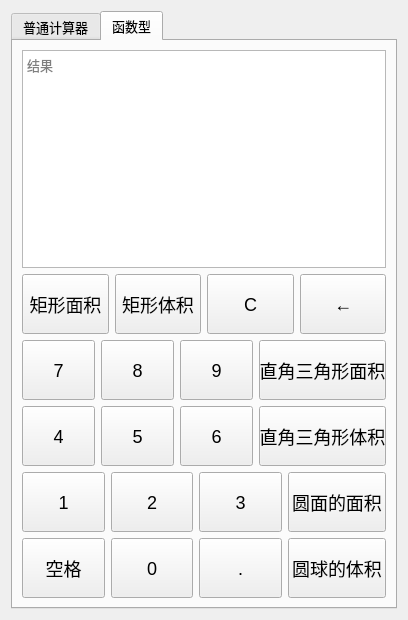
<?xml version="1.0" encoding="UTF-8"?>
<ui version="4.0">
 <class>Form</class>
 <widget class="QWidget" name="Form">
  <property name="geometry">
   <rect>
    <x>0</x>
    <y>0</y>
    <width>408</width>
    <height>620</height>
   </rect>
  </property>
  <property name="windowTitle">
   <string>Form</string>
  </property>
  <layout class="QVBoxLayout" name="verticalLayout_7">
   <item>
    <widget class="QTabWidget" name="tabWidget">
     <property name="font">
      <font>
       <family>Adobe Devanagari</family>
       <pointsize>10</pointsize>
      </font>
     </property>
     <property name="currentIndex">
      <number>1</number>
     </property>
     <widget class="QWidget" name="tab">
      <attribute name="title">
       <string>普通计算器</string>
      </attribute>
      <layout class="QVBoxLayout" name="verticalLayout_6">
       <item>
        <layout class="QVBoxLayout" name="verticalLayout">
         <item>
          <widget class="QTextBrowser" name="textBrowser_Cal">
           <property name="placeholderText">
            <string>结果</string>
           </property>
          </widget>
         </item>
         <item>
          <layout class="QHBoxLayout" name="horizontalLayout">
           <property name="topMargin">
            <number>0</number>
           </property>
           <property name="rightMargin">
            <number>0</number>
           </property>
           <property name="bottomMargin">
            <number>0</number>
           </property>
           <item>
            <widget class="QPushButton" name="pushButton_Modulus">
             <property name="minimumSize">
              <size>
               <width>60</width>
               <height>60</height>
              </size>
             </property>
             <property name="font">
              <font>
               <family>Adobe Devanagari</family>
               <pointsize>-1</pointsize>
              </font>
             </property>
             <property name="styleSheet">
              <string notr="true">QPushButton { 
    font-size:18px;
}</string>
             </property>
             <property name="text">
              <string>%</string>
             </property>
            </widget>
           </item>
           <item>
            <widget class="QPushButton" name="pushButton_CE">
             <property name="minimumSize">
              <size>
               <width>60</width>
               <height>60</height>
              </size>
             </property>
             <property name="styleSheet">
              <string notr="true">QPushButton { 
    font-size:18px;
}</string>
             </property>
             <property name="text">
              <string>CE</string>
             </property>
            </widget>
           </item>
           <item>
            <widget class="QPushButton" name="pushButton_C">
             <property name="enabled">
              <bool>true</bool>
             </property>
             <property name="sizePolicy">
              <sizepolicy hsizetype="Minimum" vsizetype="Maximum">
               <horstretch>0</horstretch>
               <verstretch>0</verstretch>
              </sizepolicy>
             </property>
             <property name="minimumSize">
              <size>
               <width>60</width>
               <height>60</height>
              </size>
             </property>
             <property name="maximumSize">
              <size>
               <width>16777215</width>
               <height>16777215</height>
              </size>
             </property>
             <property name="styleSheet">
              <string notr="true">QPushButton { 
    font-size:18px;
}</string>
             </property>
             <property name="text">
              <string>C</string>
             </property>
            </widget>
           </item>
           <item>
            <widget class="QPushButton" name="pushButton_Del">
             <property name="minimumSize">
              <size>
               <width>60</width>
               <height>60</height>
              </size>
             </property>
             <property name="maximumSize">
              <size>
               <width>16777215</width>
               <height>16777215</height>
              </size>
             </property>
             <property name="styleSheet">
              <string notr="true">QPushButton { 
    font-size:18px;
}</string>
             </property>
             <property name="text">
              <string>←</string>
             </property>
            </widget>
           </item>
          </layout>
         </item>
         <item>
          <layout class="QHBoxLayout" name="horizontalLayout_2">
           <item>
            <widget class="QPushButton" name="pushButton_div_x">
             <property name="minimumSize">
              <size>
               <width>60</width>
               <height>60</height>
              </size>
             </property>
             <property name="styleSheet">
              <string notr="true">QPushButton { 
    font-size:18px;
}</string>
             </property>
             <property name="text">
              <string>1/x</string>
             </property>
            </widget>
           </item>
           <item>
            <widget class="QPushButton" name="pushButton_Square">
             <property name="minimumSize">
              <size>
               <width>60</width>
               <height>60</height>
              </size>
             </property>
             <property name="styleSheet">
              <string notr="true">QPushButton { 
    font-size:18px;
}</string>
             </property>
             <property name="text">
              <string>x²</string>
             </property>
            </widget>
           </item>
           <item>
            <widget class="QPushButton" name="pushButton_Sqrt">
             <property name="minimumSize">
              <size>
               <width>60</width>
               <height>60</height>
              </size>
             </property>
             <property name="styleSheet">
              <string notr="true">QPushButton { 
    font-size:18px;
}</string>
             </property>
             <property name="text">
              <string>√x</string>
             </property>
            </widget>
           </item>
           <item>
            <widget class="QPushButton" name="pushButton_Divide">
             <property name="minimumSize">
              <size>
               <width>60</width>
               <height>60</height>
              </size>
             </property>
             <property name="styleSheet">
              <string notr="true">QPushButton { 
    font-size:18px;
}</string>
             </property>
             <property name="text">
              <string>÷</string>
             </property>
            </widget>
           </item>
          </layout>
         </item>
         <item>
          <layout class="QHBoxLayout" name="horizontalLayout_3">
           <item>
            <widget class="QPushButton" name="pushButton_7">
             <property name="minimumSize">
              <size>
               <width>60</width>
               <height>60</height>
              </size>
             </property>
             <property name="styleSheet">
              <string notr="true">QPushButton { 
    font-size:18px;
}</string>
             </property>
             <property name="text">
              <string>7</string>
             </property>
            </widget>
           </item>
           <item>
            <widget class="QPushButton" name="pushButton_8">
             <property name="minimumSize">
              <size>
               <width>60</width>
               <height>60</height>
              </size>
             </property>
             <property name="styleSheet">
              <string notr="true">QPushButton { 
    font-size:18px;
}</string>
             </property>
             <property name="text">
              <string>8</string>
             </property>
            </widget>
           </item>
           <item>
            <widget class="QPushButton" name="pushButton_9">
             <property name="minimumSize">
              <size>
               <width>60</width>
               <height>60</height>
              </size>
             </property>
             <property name="styleSheet">
              <string notr="true">QPushButton { 
    font-size:18px;
}</string>
             </property>
             <property name="text">
              <string>9</string>
             </property>
            </widget>
           </item>
           <item>
            <widget class="QPushButton" name="pushButton_Multiply">
             <property name="minimumSize">
              <size>
               <width>60</width>
               <height>60</height>
              </size>
             </property>
             <property name="styleSheet">
              <string notr="true">QPushButton { 
    font-size:18px;
}</string>
             </property>
             <property name="text">
              <string>×</string>
             </property>
            </widget>
           </item>
          </layout>
         </item>
         <item>
          <layout class="QHBoxLayout" name="horizontalLayout_4">
           <item>
            <widget class="QPushButton" name="pushButton_4">
             <property name="minimumSize">
              <size>
               <width>60</width>
               <height>60</height>
              </size>
             </property>
             <property name="styleSheet">
              <string notr="true">QPushButton { 
    font-size:18px;
}</string>
             </property>
             <property name="text">
              <string>4</string>
             </property>
            </widget>
           </item>
           <item>
            <widget class="QPushButton" name="pushButton_5">
             <property name="minimumSize">
              <size>
               <width>60</width>
               <height>60</height>
              </size>
             </property>
             <property name="styleSheet">
              <string notr="true">QPushButton { 
    font-size:18px;
}</string>
             </property>
             <property name="text">
              <string>5</string>
             </property>
            </widget>
           </item>
           <item>
            <widget class="QPushButton" name="pushButton_6">
             <property name="minimumSize">
              <size>
               <width>60</width>
               <height>60</height>
              </size>
             </property>
             <property name="styleSheet">
              <string notr="true">QPushButton { 
    font-size:18px;
}</string>
             </property>
             <property name="text">
              <string>6</string>
             </property>
            </widget>
           </item>
           <item>
            <widget class="QPushButton" name="pushButton_Reduce">
             <property name="minimumSize">
              <size>
               <width>60</width>
               <height>60</height>
              </size>
             </property>
             <property name="styleSheet">
              <string notr="true">QPushButton { 
    font-size:18px;
}</string>
             </property>
             <property name="text">
              <string>-</string>
             </property>
            </widget>
           </item>
          </layout>
         </item>
         <item>
          <layout class="QHBoxLayout" name="horizontalLayout_5">
           <item>
            <widget class="QPushButton" name="pushButton_1">
             <property name="minimumSize">
              <size>
               <width>60</width>
               <height>60</height>
              </size>
             </property>
             <property name="styleSheet">
              <string notr="true">QPushButton { 
    font-size:18px;
}</string>
             </property>
             <property name="text">
              <string>1</string>
             </property>
            </widget>
           </item>
           <item>
            <widget class="QPushButton" name="pushButton_2">
             <property name="minimumSize">
              <size>
               <width>60</width>
               <height>60</height>
              </size>
             </property>
             <property name="styleSheet">
              <string notr="true">QPushButton { 
    font-size:18px;
}</string>
             </property>
             <property name="text">
              <string>2</string>
             </property>
            </widget>
           </item>
           <item>
            <widget class="QPushButton" name="pushButton_3">
             <property name="minimumSize">
              <size>
               <width>60</width>
               <height>60</height>
              </size>
             </property>
             <property name="styleSheet">
              <string notr="true">QPushButton { 
    font-size:18px;
}</string>
             </property>
             <property name="text">
              <string>3</string>
             </property>
            </widget>
           </item>
           <item>
            <widget class="QPushButton" name="pushButton_Plus">
             <property name="minimumSize">
              <size>
               <width>60</width>
               <height>60</height>
              </size>
             </property>
             <property name="styleSheet">
              <string notr="true">QPushButton { 
    font-size:18px;
}</string>
             </property>
             <property name="text">
              <string>+</string>
             </property>
            </widget>
           </item>
          </layout>
         </item>
         <item>
          <layout class="QHBoxLayout" name="horizontalLayout_6">
           <item>
            <widget class="QPushButton" name="pushButton_Minus">
             <property name="minimumSize">
              <size>
               <width>60</width>
               <height>60</height>
              </size>
             </property>
             <property name="styleSheet">
              <string notr="true">QPushButton { 
    font-size:18px;
}</string>
             </property>
             <property name="text">
              <string>+/-</string>
             </property>
            </widget>
           </item>
           <item>
            <widget class="QPushButton" name="pushButton_0">
             <property name="minimumSize">
              <size>
               <width>60</width>
               <height>60</height>
              </size>
             </property>
             <property name="styleSheet">
              <string notr="true">QPushButton { 
    font-size:18px;
}</string>
             </property>
             <property name="text">
              <string>0</string>
             </property>
            </widget>
           </item>
           <item>
            <widget class="QPushButton" name="pushButton_Point">
             <property name="minimumSize">
              <size>
               <width>60</width>
               <height>60</height>
              </size>
             </property>
             <property name="styleSheet">
              <string notr="true">QPushButton { 
    font-size:18px;
}</string>
             </property>
             <property name="text">
              <string>.</string>
             </property>
            </widget>
           </item>
           <item>
            <widget class="QPushButton" name="pushButton_Equal">
             <property name="minimumSize">
              <size>
               <width>60</width>
               <height>60</height>
              </size>
             </property>
             <property name="styleSheet">
              <string notr="true">QPushButton { 
    font-size:18px;
}</string>
             </property>
             <property name="text">
              <string>=</string>
             </property>
            </widget>
           </item>
          </layout>
         </item>
        </layout>
       </item>
      </layout>
     </widget>
     <widget class="QWidget" name="tab_3">
      <attribute name="title">
       <string>函数型</string>
      </attribute>
      <layout class="QVBoxLayout" name="verticalLayout_9">
       <item>
        <layout class="QVBoxLayout" name="verticalLayout_8">
         <item>
          <widget class="QTextBrowser" name="textBrowser_Cal_2">
           <property name="placeholderText">
            <string>结果</string>
           </property>
          </widget>
         </item>
         <item>
          <layout class="QHBoxLayout" name="horizontalLayout_7">
           <property name="topMargin">
            <number>0</number>
           </property>
           <property name="rightMargin">
            <number>0</number>
           </property>
           <property name="bottomMargin">
            <number>0</number>
           </property>
           <item>
            <widget class="QPushButton" name="pushButton_SS_2">
             <property name="minimumSize">
              <size>
               <width>60</width>
               <height>60</height>
              </size>
             </property>
             <property name="font">
              <font>
               <family>Adobe Devanagari</family>
               <pointsize>-1</pointsize>
              </font>
             </property>
             <property name="styleSheet">
              <string notr="true">QPushButton { 
    font-size:18px;
}</string>
             </property>
             <property name="text">
              <string>矩形面积</string>
             </property>
            </widget>
           </item>
           <item>
            <widget class="QPushButton" name="pushButton_SV_2">
             <property name="minimumSize">
              <size>
               <width>60</width>
               <height>60</height>
              </size>
             </property>
             <property name="styleSheet">
              <string notr="true">QPushButton { 
    font-size:18px;
}</string>
             </property>
             <property name="text">
              <string>矩形体积</string>
             </property>
            </widget>
           </item>
           <item>
            <widget class="QPushButton" name="pushButton_C_2">
             <property name="enabled">
              <bool>true</bool>
             </property>
             <property name="sizePolicy">
              <sizepolicy hsizetype="Minimum" vsizetype="Maximum">
               <horstretch>0</horstretch>
               <verstretch>0</verstretch>
              </sizepolicy>
             </property>
             <property name="minimumSize">
              <size>
               <width>60</width>
               <height>60</height>
              </size>
             </property>
             <property name="maximumSize">
              <size>
               <width>16777215</width>
               <height>16777215</height>
              </size>
             </property>
             <property name="styleSheet">
              <string notr="true">QPushButton { 
    font-size:18px;
}</string>
             </property>
             <property name="text">
              <string>C</string>
             </property>
            </widget>
           </item>
           <item>
            <widget class="QPushButton" name="pushButton_Del_2">
             <property name="minimumSize">
              <size>
               <width>60</width>
               <height>60</height>
              </size>
             </property>
             <property name="maximumSize">
              <size>
               <width>16777215</width>
               <height>16777215</height>
              </size>
             </property>
             <property name="styleSheet">
              <string notr="true">QPushButton { 
    font-size:18px;
}</string>
             </property>
             <property name="text">
              <string>←</string>
             </property>
            </widget>
           </item>
          </layout>
         </item>
         <item>
          <layout class="QHBoxLayout" name="horizontalLayout_10">
           <item>
            <widget class="QPushButton" name="pushButton_10">
             <property name="minimumSize">
              <size>
               <width>60</width>
               <height>60</height>
              </size>
             </property>
             <property name="styleSheet">
              <string notr="true">QPushButton { 
    font-size:18px;
}</string>
             </property>
             <property name="text">
              <string>7</string>
             </property>
            </widget>
           </item>
           <item>
            <widget class="QPushButton" name="pushButton_11">
             <property name="minimumSize">
              <size>
               <width>60</width>
               <height>60</height>
              </size>
             </property>
             <property name="styleSheet">
              <string notr="true">QPushButton { 
    font-size:18px;
}</string>
             </property>
             <property name="text">
              <string>8</string>
             </property>
            </widget>
           </item>
           <item>
            <widget class="QPushButton" name="pushButton_12">
             <property name="minimumSize">
              <size>
               <width>60</width>
               <height>60</height>
              </size>
             </property>
             <property name="styleSheet">
              <string notr="true">QPushButton { 
    font-size:18px;
}</string>
             </property>
             <property name="text">
              <string>9</string>
             </property>
            </widget>
           </item>
           <item>
            <widget class="QPushButton" name="pushButton_TS_2">
             <property name="minimumSize">
              <size>
               <width>60</width>
               <height>60</height>
              </size>
             </property>
             <property name="styleSheet">
              <string notr="true">QPushButton { 
    font-size:18px;
}</string>
             </property>
             <property name="text">
              <string>直角三角形面积</string>
             </property>
            </widget>
           </item>
          </layout>
         </item>
         <item>
          <layout class="QHBoxLayout" name="horizontalLayout_11">
           <item>
            <widget class="QPushButton" name="pushButton_13">
             <property name="minimumSize">
              <size>
               <width>60</width>
               <height>60</height>
              </size>
             </property>
             <property name="styleSheet">
              <string notr="true">QPushButton { 
    font-size:18px;
}</string>
             </property>
             <property name="text">
              <string>4</string>
             </property>
            </widget>
           </item>
           <item>
            <widget class="QPushButton" name="pushButton_14">
             <property name="minimumSize">
              <size>
               <width>60</width>
               <height>60</height>
              </size>
             </property>
             <property name="styleSheet">
              <string notr="true">QPushButton { 
    font-size:18px;
}</string>
             </property>
             <property name="text">
              <string>5</string>
             </property>
            </widget>
           </item>
           <item>
            <widget class="QPushButton" name="pushButton_15">
             <property name="minimumSize">
              <size>
               <width>60</width>
               <height>60</height>
              </size>
             </property>
             <property name="styleSheet">
              <string notr="true">QPushButton { 
    font-size:18px;
}</string>
             </property>
             <property name="text">
              <string>6</string>
             </property>
            </widget>
           </item>
           <item>
            <widget class="QPushButton" name="pushButton_TV_2">
             <property name="minimumSize">
              <size>
               <width>60</width>
               <height>60</height>
              </size>
             </property>
             <property name="styleSheet">
              <string notr="true">QPushButton { 
    font-size:18px;
}</string>
             </property>
             <property name="text">
              <string>直角三角形体积</string>
             </property>
            </widget>
           </item>
          </layout>
         </item>
         <item>
          <layout class="QHBoxLayout" name="horizontalLayout_12">
           <item>
            <widget class="QPushButton" name="pushButton_16">
             <property name="minimumSize">
              <size>
               <width>60</width>
               <height>60</height>
              </size>
             </property>
             <property name="styleSheet">
              <string notr="true">QPushButton { 
    font-size:18px;
}</string>
             </property>
             <property name="text">
              <string>1</string>
             </property>
            </widget>
           </item>
           <item>
            <widget class="QPushButton" name="pushButton_17">
             <property name="minimumSize">
              <size>
               <width>60</width>
               <height>60</height>
              </size>
             </property>
             <property name="styleSheet">
              <string notr="true">QPushButton { 
    font-size:18px;
}</string>
             </property>
             <property name="text">
              <string>2</string>
             </property>
            </widget>
           </item>
           <item>
            <widget class="QPushButton" name="pushButton_18">
             <property name="minimumSize">
              <size>
               <width>60</width>
               <height>60</height>
              </size>
             </property>
             <property name="styleSheet">
              <string notr="true">QPushButton { 
    font-size:18px;
}</string>
             </property>
             <property name="text">
              <string>3</string>
             </property>
            </widget>
           </item>
           <item>
            <widget class="QPushButton" name="pushButton_CS_2">
             <property name="minimumSize">
              <size>
               <width>60</width>
               <height>60</height>
              </size>
             </property>
             <property name="styleSheet">
              <string notr="true">QPushButton { 
    font-size:18px;
}</string>
             </property>
             <property name="text">
              <string>圆面的面积</string>
             </property>
            </widget>
           </item>
          </layout>
         </item>
         <item>
          <layout class="QHBoxLayout" name="horizontalLayout_13">
           <item>
            <widget class="QPushButton" name="pushButton_Space_2">
             <property name="minimumSize">
              <size>
               <width>60</width>
               <height>60</height>
              </size>
             </property>
             <property name="styleSheet">
              <string notr="true">QPushButton { 
    font-size:18px;
}</string>
             </property>
             <property name="text">
              <string>空格</string>
             </property>
            </widget>
           </item>
           <item>
            <widget class="QPushButton" name="pushButton_19">
             <property name="minimumSize">
              <size>
               <width>60</width>
               <height>60</height>
              </size>
             </property>
             <property name="styleSheet">
              <string notr="true">QPushButton { 
    font-size:18px;
}</string>
             </property>
             <property name="text">
              <string>0</string>
             </property>
            </widget>
           </item>
           <item>
            <widget class="QPushButton" name="pushButton_Point_2">
             <property name="minimumSize">
              <size>
               <width>60</width>
               <height>60</height>
              </size>
             </property>
             <property name="styleSheet">
              <string notr="true">QPushButton { 
    font-size:18px;
}</string>
             </property>
             <property name="text">
              <string>.</string>
             </property>
            </widget>
           </item>
           <item>
            <widget class="QPushButton" name="pushButton_CV_2">
             <property name="minimumSize">
              <size>
               <width>60</width>
               <height>60</height>
              </size>
             </property>
             <property name="styleSheet">
              <string notr="true">QPushButton { 
    font-size:18px;
}</string>
             </property>
             <property name="text">
              <string>圆球的体积</string>
             </property>
            </widget>
           </item>
          </layout>
         </item>
        </layout>
       </item>
      </layout>
     </widget>
    </widget>
   </item>
  </layout>
 </widget>
 <resources/>
 <connections/>
</ui>
